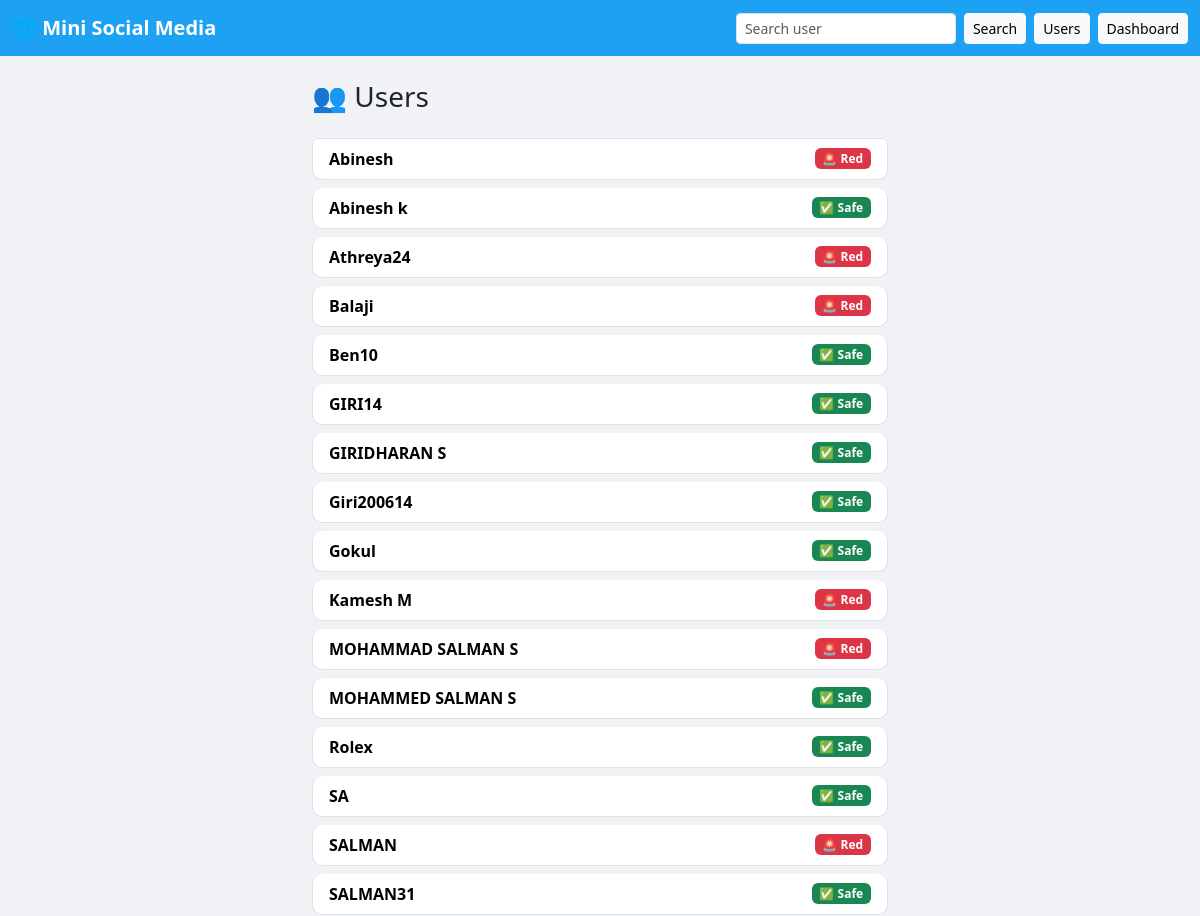
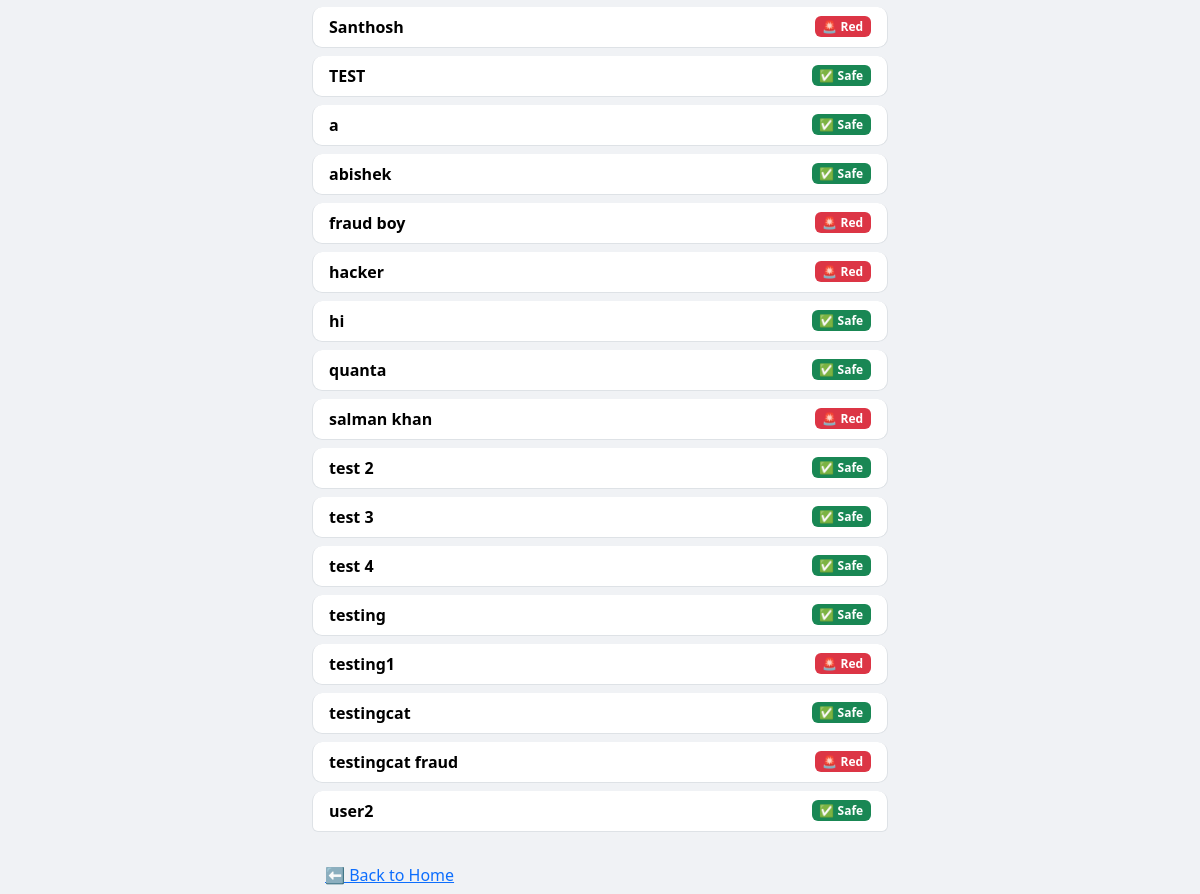
Screenshot of /users with the database file from the repository (2 pictures, top to bottom).
### tables this page shows
CREATE TABLE users(
            username TEXT PRIMARY KEY,
            status TEXT
        , fraud_count INTEGER DEFAULT 0);

### app.py (the view)
@app.route('/users')
def users():
    conn = sqlite3.connect(DB_PATH)
    c = conn.cursor()
    c.execute("SELECT username, status FROM users ORDER BY username")
    rows = c.fetchall()
    conn.close()
    return render_template("users.html", users=rows)

### templates/users.html (shortened to what this page needs)
<!DOCTYPE html>
<html lang="en">
<head>
  <link href="https://cdn.jsdelivr.net/npm/bootstrap@5.3.0/dist/css/bootstrap.min.css" rel="stylesheet">
</head>
<body>
<nav class="navbar navbar-expand-lg">
  <div class="container-fluid">
    <a class="navbar-brand" href="/">🌐 Mini Social Media</a>
    <div class="d-flex">
      <form class="d-flex me-2" action="/search" method="get">
        <input class="form-control form-control-sm me-2" type="text" name="username" placeholder="Search user">
        <button class="btn btn-light btn-sm">Search</button>
      </form>
      <a class="btn btn-light btn-sm me-2" href="/users">Users</a>
      <a class="btn btn-light btn-sm" href="http://localhost:8501">Dashboard</a>
    </div>
  </div>
</nav>
<div class="container mt-4 feed">
  <h3 class="mb-4">👥 Users</h3>
  <ul class="list-group">
    {% for u, s in users %}
      <li class="list-group-item d-flex justify-content-between align-items-center">
        <a href="/profile/{{u}}" style="text-decoration:none;color:black;"><strong>{{u}}</strong></a>
        {% if "Fraud" in s or "🚨" in s or "Red" in s %}
          <span class="badge bg-danger">{{s}}</span>
        {% else %}
          <span class="badge bg-success">{{s}}</span>
        {% endif %}
      </li>
    {% else %}
      <li class="list-group-item text-center">No users yet</li>
    {% endfor %}
  </ul>
  <a href="/" class="btn btn-link mt-3">⬅ Back to Home</a>
</div>
</body>
</html>

### templates/users.html (style rules this page uses)
body { background-color: #f0f2f5; }
.navbar { background-color: #1da1f2; }
.navbar-brand { font-weight: bold; color: white !important; }
.feed { max-width: 600px; margin: 0 auto; }
.list-group-item { border-radius: 10px; margin-bottom: 8px; }

### rows the page displays
users: username "Abinesh", status "🚨 Red"
users: username "Abinesh k", status "✅ Safe"
users: username "Athreya24", status "🚨 Red"
users: username "Balaji", status "🚨 Red"
users: username "Ben10", status "✅ Safe"
users: username "GIRI14", status "✅ Safe"
users: username "GIRIDHARAN S", status "✅ Safe"
users: username "Giri200614", status "✅ Safe"
users: username "Gokul", status "✅ Safe"
users: username "Kamesh M", status "🚨 Red"
users: username "MOHAMMAD SALMAN S", status "🚨 Red"
users: username "MOHAMMED SALMAN S", status "✅ Safe"
users: username "Rolex", status "✅ Safe"
users: username "SA", status "✅ Safe"
users: username "SALMAN", status "🚨 Red"
users: username "SALMAN31", status "✅ Safe"
users: username "Santhosh", status "🚨 Red"
users: username "TEST", status "✅ Safe"
users: username "a", status "✅ Safe"
users: username "abishek", status "✅ Safe"
users: username "fraud boy", status "🚨 Red"
users: username "hacker", status "🚨 Red"
users: username "hi", status "✅ Safe"
users: username "quanta", status "✅ Safe"
users: username "salman khan", status "🚨 Red"
users: username "test 2", status "✅ Safe"
users: username "test 3", status "✅ Safe"
users: username "test 4", status "✅ Safe"
users: username "testing", status "✅ Safe"
users: username "testing1", status "🚨 Red"
users: username "testingcat", status "✅ Safe"
users: username "testingcat fraud", status "🚨 Red"
users: username "user2", status "✅ Safe"
